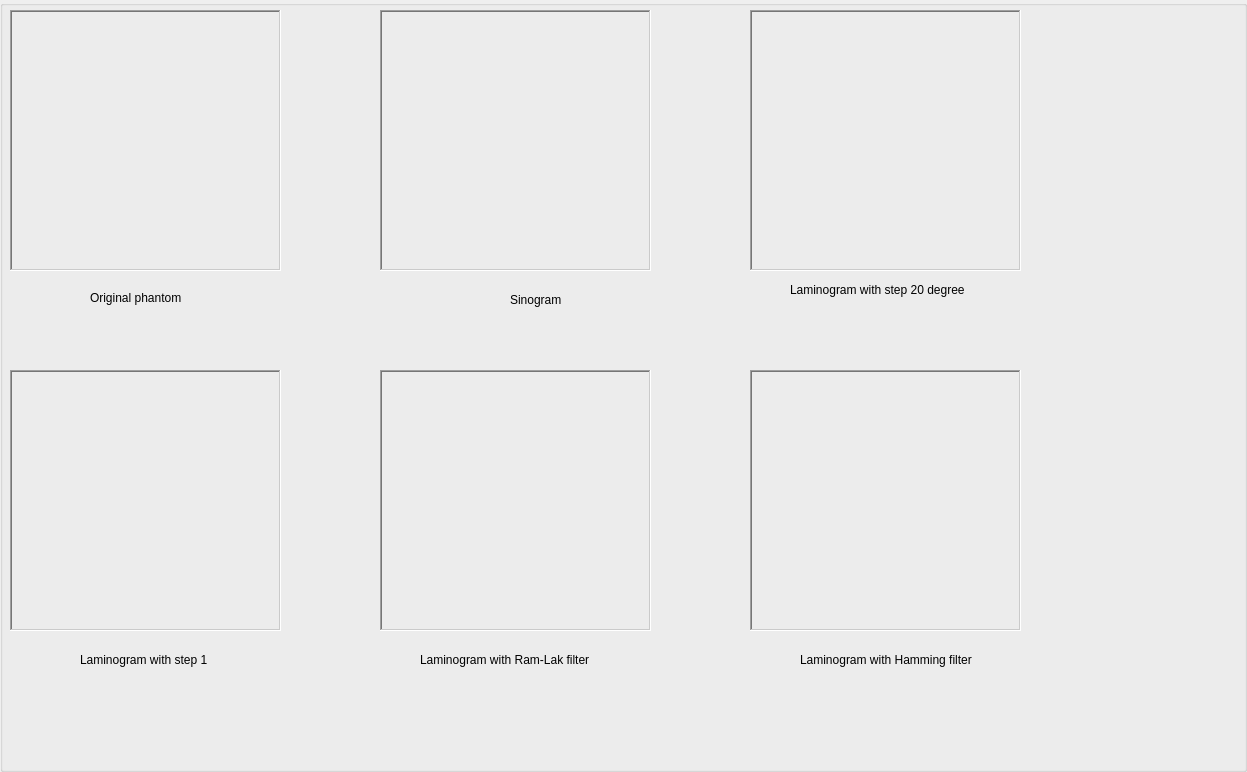
<?xml version="1.0" encoding="UTF-8"?>
<ui version="4.0">
 <class>GroupBox</class>
 <widget class="QGroupBox" name="GroupBox">
  <property name="geometry">
   <rect>
    <x>0</x>
    <y>0</y>
    <width>1247</width>
    <height>772</height>
   </rect>
  </property>
  <property name="windowTitle">
   <string>GroupBox</string>
  </property>
  <widget class="MplWidget" name="labelSheppLogan">
   <property name="geometry">
    <rect>
     <x>10</x>
     <y>10</y>
     <width>271</width>
     <height>261</height>
    </rect>
   </property>
   <property name="frameShape">
    <enum>QFrame::WinPanel</enum>
   </property>
   <property name="frameShadow">
    <enum>QFrame::Sunken</enum>
   </property>
   <property name="text">
    <string/>
   </property>
   <property name="scaledContents">
    <bool>true</bool>
   </property>
  </widget>
  <widget class="MplWidget" name="labelSinogram">
   <property name="geometry">
    <rect>
     <x>380</x>
     <y>10</y>
     <width>271</width>
     <height>261</height>
    </rect>
   </property>
   <property name="frameShape">
    <enum>QFrame::WinPanel</enum>
   </property>
   <property name="frameShadow">
    <enum>QFrame::Sunken</enum>
   </property>
   <property name="text">
    <string/>
   </property>
   <property name="scaledContents">
    <bool>true</bool>
   </property>
  </widget>
  <widget class="MplWidget" name="labelLaminogramStep20">
   <property name="geometry">
    <rect>
     <x>750</x>
     <y>10</y>
     <width>271</width>
     <height>261</height>
    </rect>
   </property>
   <property name="frameShape">
    <enum>QFrame::WinPanel</enum>
   </property>
   <property name="frameShadow">
    <enum>QFrame::Sunken</enum>
   </property>
   <property name="text">
    <string/>
   </property>
   <property name="scaledContents">
    <bool>true</bool>
   </property>
  </widget>
  <widget class="MplWidget" name="labelLaminogramStep1">
   <property name="geometry">
    <rect>
     <x>10</x>
     <y>370</y>
     <width>271</width>
     <height>261</height>
    </rect>
   </property>
   <property name="frameShape">
    <enum>QFrame::WinPanel</enum>
   </property>
   <property name="frameShadow">
    <enum>QFrame::Sunken</enum>
   </property>
   <property name="text">
    <string/>
   </property>
   <property name="scaledContents">
    <bool>true</bool>
   </property>
  </widget>
  <widget class="MplWidget" name="labelLaminogramRamLak">
   <property name="geometry">
    <rect>
     <x>380</x>
     <y>370</y>
     <width>271</width>
     <height>261</height>
    </rect>
   </property>
   <property name="frameShape">
    <enum>QFrame::WinPanel</enum>
   </property>
   <property name="frameShadow">
    <enum>QFrame::Sunken</enum>
   </property>
   <property name="text">
    <string/>
   </property>
   <property name="scaledContents">
    <bool>true</bool>
   </property>
  </widget>
  <widget class="MplWidget" name="labelLaminogramHamming">
   <property name="geometry">
    <rect>
     <x>750</x>
     <y>370</y>
     <width>271</width>
     <height>261</height>
    </rect>
   </property>
   <property name="frameShape">
    <enum>QFrame::WinPanel</enum>
   </property>
   <property name="frameShadow">
    <enum>QFrame::Sunken</enum>
   </property>
   <property name="text">
    <string/>
   </property>
   <property name="scaledContents">
    <bool>true</bool>
   </property>
  </widget>
  <widget class="QLabel" name="label">
   <property name="geometry">
    <rect>
     <x>790</x>
     <y>280</y>
     <width>211</width>
     <height>20</height>
    </rect>
   </property>
   <property name="text">
    <string>Laminogram with step 20 degree</string>
   </property>
  </widget>
  <widget class="QLabel" name="label_2">
   <property name="geometry">
    <rect>
     <x>90</x>
     <y>290</y>
     <width>111</width>
     <height>16</height>
    </rect>
   </property>
   <property name="text">
    <string>Original phantom</string>
   </property>
  </widget>
  <widget class="QLabel" name="label_3">
   <property name="geometry">
    <rect>
     <x>80</x>
     <y>650</y>
     <width>181</width>
     <height>20</height>
    </rect>
   </property>
   <property name="text">
    <string>Laminogram with step 1</string>
   </property>
  </widget>
  <widget class="QLabel" name="label_4">
   <property name="geometry">
    <rect>
     <x>510</x>
     <y>290</y>
     <width>61</width>
     <height>20</height>
    </rect>
   </property>
   <property name="text">
    <string>Sinogram</string>
   </property>
  </widget>
  <widget class="QLabel" name="label_5">
   <property name="geometry">
    <rect>
     <x>420</x>
     <y>650</y>
     <width>181</width>
     <height>20</height>
    </rect>
   </property>
   <property name="text">
    <string>Laminogram with Ram-Lak filter</string>
   </property>
  </widget>
  <widget class="QLabel" name="label_6">
   <property name="geometry">
    <rect>
     <x>800</x>
     <y>650</y>
     <width>201</width>
     <height>20</height>
    </rect>
   </property>
   <property name="text">
    <string>Laminogram with Hamming filter</string>
   </property>
  </widget>
 </widget>
 <customwidgets>
  <customwidget>
   <class>MplWidget</class>
   <extends>QLabel</extends>
   <header>mplwidget.h</header>
  </customwidget>
 </customwidgets>
 <resources/>
 <connections/>
</ui>
